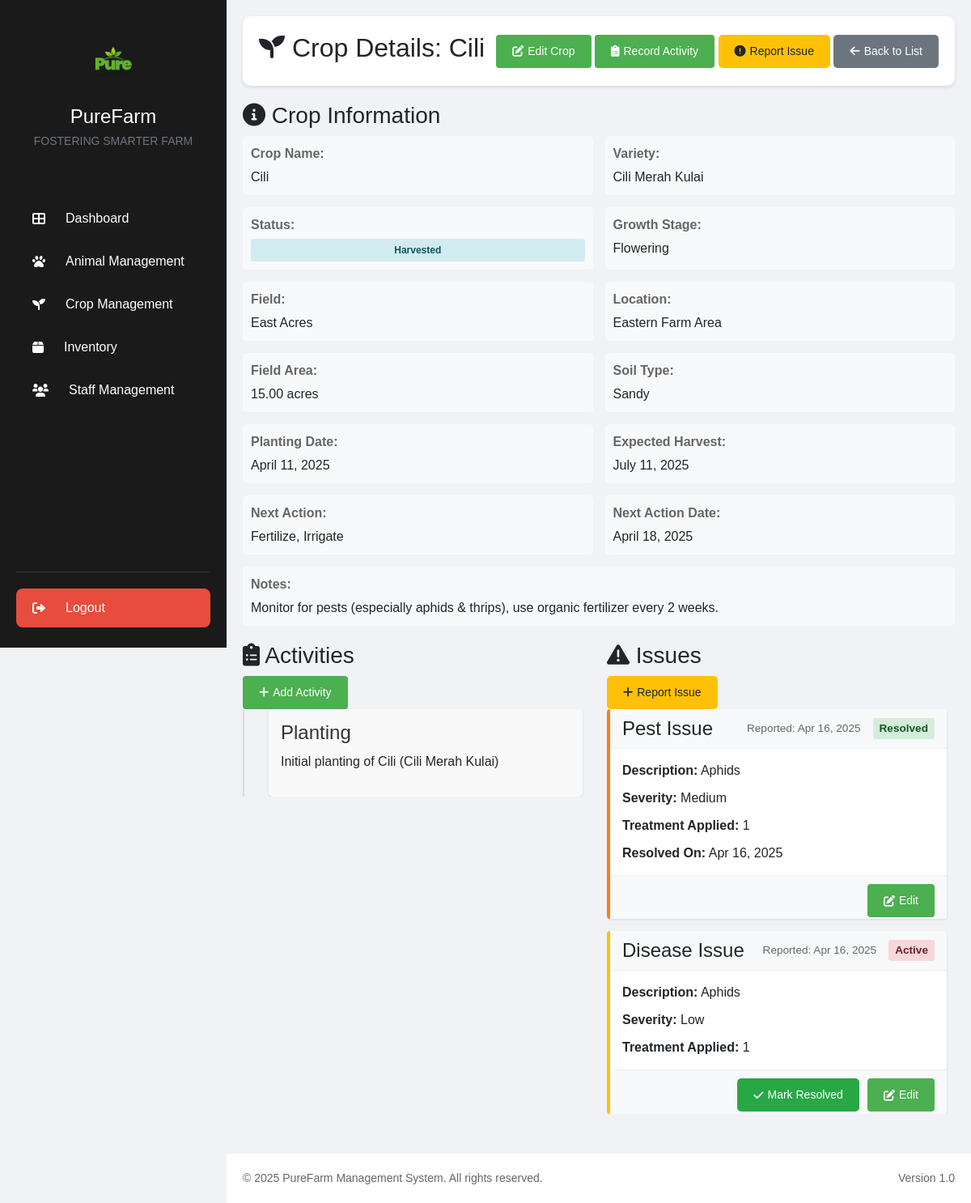
The app's page /crop_details.php?id=1 (signed in) with its own data.
### tables this page shows
CREATE TABLE `crops` (
  `id` int(11) NOT NULL,
  `crop_name` varchar(100) NOT NULL,
  `variety` varchar(100) DEFAULT NULL,
  `field_id` int(11) DEFAULT NULL,
  `planting_date` date NOT NULL,
  `expected_harvest_date` date DEFAULT NULL,
  `actual_harvest_date` date DEFAULT NULL,
  `growth_stage` varchar(50) DEFAULT 'seedling',
  `status` varchar(50) DEFAULT 'active' COMMENT 'active, harvested, failed',
  `next_action` varchar(100) DEFAULT NULL,
  `next_action_date` date DEFAULT NULL,
  `notes` text DEFAULT NULL,
  `created_at` timestamp NOT NULL DEFAULT current_timestamp(),
  `updated_at` timestamp NOT NULL DEFAULT current_timestamp() ON UPDATE current_timestamp()
);

CREATE TABLE `fields` (
  `id` int(11) NOT NULL,
  `field_name` varchar(100) NOT NULL,
  `location` varchar(255) NOT NULL,
  `area` decimal(10,2) NOT NULL COMMENT 'in acres/hectares',
  `soil_type` varchar(100) DEFAULT NULL,
  `last_crop` varchar(100) DEFAULT NULL,
  `notes` text DEFAULT NULL,
  `created_at` timestamp NOT NULL DEFAULT current_timestamp(),
  `updated_at` timestamp NOT NULL DEFAULT current_timestamp() ON UPDATE current_timestamp(),
  `status` varchar(20) DEFAULT 'active'
);

CREATE TABLE `crop_activities` (
  `id` int(11) NOT NULL,
  `crop_id` int(11) NOT NULL,
  `activity_type` enum('planting','irrigation','fertilization','pesticide','weeding','harvest','other') NOT NULL,
  `activity_date` date NOT NULL,
  `description` text NOT NULL,
  `quantity` decimal(10,2) DEFAULT NULL,
  `unit` varchar(20) DEFAULT NULL,
  `performed_by` int(11) DEFAULT NULL COMMENT 'staff ID',
  `notes` text DEFAULT NULL,
  `created_at` timestamp NOT NULL DEFAULT current_timestamp()
);

CREATE TABLE `crop_issues` (
  `id` int(11) NOT NULL,
  `crop_id` int(11) NOT NULL,
  `issue_type` enum('pest','disease','nutrient','other') NOT NULL,
  `description` text NOT NULL,
  `date_identified` date NOT NULL,
  `severity` enum('low','medium','high') NOT NULL,
  `affected_area` varchar(100) DEFAULT NULL,
  `treatment_applied` text DEFAULT NULL,
  `resolved` tinyint(1) DEFAULT 0,
  `resolution_date` date DEFAULT NULL,
  `notes` text DEFAULT NULL,
  `created_at` timestamp NOT NULL DEFAULT current_timestamp(),
  `updated_at` timestamp NOT NULL DEFAULT current_timestamp() ON UPDATE current_timestamp(),
  `treatment_date` date DEFAULT NULL
);

### crop_details.php (the view, shortened to what this page needs)
<?php
require_once 'includes/db.php';
$crop_id = isset($_GET['id']) ? (int)$_GET['id'] : 0;
try {
    $stmt = $pdo->prepare("
        SELECT c.*, f.field_name, f.location, f.soil_type, f.area
        FROM crops c
        LEFT JOIN fields f ON c.field_id = f.id
        WHERE c.id = :id
    ");
    $stmt->execute(['id' => $crop_id]);
    $crop = $stmt->fetch();
    $activityStmt = $pdo->prepare("
        SELECT * FROM crop_activities
        WHERE crop_id = :crop_id
        ORDER BY activity_date DESC, created_at DESC
    ");
    $activityStmt->execute(['crop_id' => $crop_id]);
    $activities = $activityStmt->fetchAll();
    $issueStmt = $pdo->prepare("
        SELECT * FROM crop_issues
        WHERE crop_id = :crop_id
        ORDER BY date_identified DESC
    ");
    $issueStmt->execute(['crop_id' => $crop_id]);
    $issues = $issueStmt->fetchAll();
} catch(PDOException $e) {
    error_log("Error fetching crop details: " . $e->getMessage());
    $_SESSION['error_message'] = 'Error retrieving crop information.';
    header('Location: crop_list.php');
    exit;
}
include 'includes/header.php';
?>
<div class="main-content">
    <div class="page-header">
        <h2><i class="fas fa-seedling"></i> Crop Details: <?php echo htmlspecialchars($crop['crop_name']); ?></h2>
        <div class="action-buttons">
            <button class="btn btn-primary" onclick="location.href='edit_crop.php?id=<?php echo $crop_id; ?>'">
                <i class="fas fa-edit"></i> Edit Crop
            </button>
            <button class="btn btn-primary" onclick="location.href='record_crop_activity.php?id=<?php echo $crop_id; ?>'">
                <i class="fas fa-clipboard-list"></i> Record Activity
            </button>
            <button class="btn btn-warning" onclick="location.href='report_issue.php?type=crop&id=<?php echo $crop_id; ?>'">
                <i class="fas fa-exclamation-circle"></i> Report Issue
            </button>
            <button class="btn btn-secondary" onclick="location.href='crop_list.php'">
                <i class="fas fa-arrow-left"></i> Back to List
            </button>
        </div>
    </div>
    <div class="content-grid">
        <div class="content-card">
            <div class="content-card-header">
                <h3><i class="fas fa-info-circle"></i> Crop Information</h3>
            </div>
            <div class="content-card-body">
                <div class="info-grid">
                    <div class="info-item">
                        <label>Crop Name:</label>
                        <span><?php echo htmlspecialchars($crop['crop_name']); ?></span>
                    </div>
                    <div class="info-item">
                        <label>Variety:</label>
                        <span><?php echo htmlspecialchars($crop['variety'] ?? 'N/A'); ?></span>
                    </div>
                    <div class="info-item">
                        <label>Status:</label>
                        <span class="status-badge status-<?php echo strtolower($crop['status']); ?>">
                            <?php echo ucfirst(htmlspecialchars($crop['status'])); ?>
                        </span>
                    </div>
                    <div class="info-item">
                        <label>Growth Stage:</label>
                        <span><?php echo ucfirst(htmlspecialchars($crop['growth_stage'])); ?></span>
                    </div>
                    <div class="info-item">
                        <label>Field:</label>
                        <span><?php echo htmlspecialchars($crop['field_name']); ?></span>
                    </div>
                    <div class="info-item">
                        <label>Location:</label>
                        <span><?php echo htmlspecialchars($crop['location']); ?></span>
                    </div>
                    <div class="info-item">
                        <label>Field Area:</label>
                        <span><?php echo htmlspecialchars($crop['area']); ?> acres</span>
                    </div>
                    <div class="info-item">
                        <label>Soil Type:</label>
                        <span><?php echo htmlspecialchars($crop['soil_type'] ?? 'N/A'); ?></span>
                    </div>
                    <div class="info-item">
                        <label>Planting Date:</label>
                        <span><?php echo date('F d, Y', strtotime($crop['planting_date'])); ?></span>
                    </div>
                    <div class="info-item">
                        <label>Expected Harvest:</label>
                        <span><?php echo $crop['expected_harvest_date'] ? date('F d, Y', strtotime($crop['expected_harvest_date'])) : 'N/A'; ?></span>
                    </div>
                    <div class="info-item">
                        <label>Next Action:</label>
                        <span><?php echo htmlspecialchars($crop['next_action'] ?? 'None planned'); ?></span>
                    </div>
                    <?php if ($crop['next_action_date']): ?>
                    <div class="info-item">
                        <label>Next Action Date:</label>
                        <span><?php echo date('F d, Y', strtotime($crop['next_action_date'])); ?></span>
                    </div>
                    <?php endif; ?>
                    <div class="info-item span-2">
                        <label>Notes:</label>
                        <span><?php echo nl2br(htmlspecialchars($crop['notes'] ?? 'No notes available.')); ?></span>
                    </div>
                </div>
            </div>
        </div>
        <div class="content-card">
            <div class="content-card-header">
                <h3><i class="fas fa-clipboard-list"></i> Activities</h3>
                <button class="btn btn-sm btn-primary" onclick="location.href='record_crop_activity.php?id=<?php echo $crop_id; ?>'">
                    <i class="fas fa-plus"></i> Add Activity
                </button>
            </div>
            <div class="content-card-body">
                <?php if (empty($activities)): ?>
                    <p class="text-center">No activities recorded yet.</p>
                <?php else: ?>
                    <div class="timeline">
                        <?php foreach ($activities as $activity): ?>
                            <div class="timeline-item">
                                <div class="timeline-content">
                                    <h4><?php echo ucfirst(htmlspecialchars($activity['activity_type'])); ?></h4>
                                    <p><?php echo htmlspecialchars($activity['description']); ?></p>
                                </div>
                            </div>
                        <?php endforeach; ?>
                    </div>
                <?php endif; ?>
            </div>
        </div>
        <div class="content-card">
            <div class="content-card-header">
                <h3><i class="fas fa-exclamation-triangle"></i> Issues</h3>
                <button class="btn btn-sm btn-warning" onclick="location.href='report_issue.php?type=crop&id=<?php echo $crop_id; ?>'">
                    <i class="fas fa-plus"></i> Report Issue
                </button>
            </div>
            <div class="content-card-body">
                <?php if (empty($issues)): ?>
                    <p class="text-center">No issues reported yet.</p>
                <?php else: ?>
                    <div class="issue-list">
                        <?php foreach ($issues as $issue): ?>
                            <div class="issue-item severity-<?php echo htmlspecialchars($issue['severity']); ?>">
                                <div class="issue-header">
                                    <h4><?php echo ucfirst(htmlspecialchars($issue['issue_type'])); ?> Issue</h4>
                                    <span class="issue-date">Reported: <?php echo date('M d, Y', strtotime($issue['date_identified'])); ?></span>
                                    <span class="issue-status <?php echo $issue['resolved'] ? 'resolved' : 'active'; ?>">
                                        <?php echo $issue['resolved'] ? 'Resolved' : 'Active'; ?>
                                    </span>
                                </div>
                                <div class="issue-body">
                                    <p><strong>Description:</strong> <?php echo htmlspecialchars($issue['description']); ?></p>
                                    <p><strong>Severity:</strong> <?php echo ucfirst(htmlspecialchars($issue['severity'])); ?></p>
                                    <?php if ($issue['treatment_applied']): ?>
                                    <p><strong>Treatment Applied:</strong> <?php echo htmlspecialchars($issue['treatment_applied']); ?></p>
                                    <?php endif; ?>
                                    <?php if ($issue['resolved']): ?>
                                    <p><strong>Resolved On:</strong> <?php echo date('M d, Y', strtotime($issue['resolution_date'])); ?></p>
                                    <?php endif; ?>
                                </div>
                                <div class="issue-actions">
                                    <?php if (!$issue['resolved']): ?>
                                    <a href="resolve_issue.php?id=<?php echo $issue['id']; ?>" class="btn btn-sm btn-success">
                                        <i class="fas fa-check"></i> Mark Resolved
                                    </a>
                                    <?php endif; ?>
                                    <a href="edit_issue.php?id=<?php echo $issue['id']; ?>" class="btn btn-sm btn-primary">
                                        <i class="fas fa-edit"></i> Edit
                                    </a>
                                </div>
                            </div>
                        <?php endforeach; ?>
                    </div>
                <?php endif; ?>
            </div>
        </div>
    </div>
</div>
<?php include 'includes/footer.php'; ?>

### assets/css/styles.css (style rules this page uses)
* { margin: 0; padding: 0; box-sizing: border-box; font-family: Arial, sans-serif; }
body { background-color: #f0f2f5; }
.main-content { flex: 1; margin-left: 280px; padding: 20px; }
.page-header { display: flex; justify-content: space-between; align-items: center; margin-bottom: 20px; padding: 20px; background: white; border-radius: 10px; box-shadow: 0 2px 4px rgba(0,0,0,0.1); }
.btn { padding: 10px 20px; border: none; border-radius: 5px; cursor: pointer; font-size: 14px; display: inline-flex; align-items: center; gap: 5px; }
.btn-primary { background: #4CAF50; color: white; }
.btn-secondary { background: #6c757d; color: white; }
.main-content { flex: 1; margin-left: 280px; padding: 20px; padding-bottom: 80px; }
.btn-primary { background: #4CAF50; color: white; border: none; padding: 10px 20px; border-radius: 4px; cursor: pointer; font-size: 14px; transition: background 0.3s ease; }

### assets/css/tables.css (style rules this page uses)
.info-grid { display: grid; grid-template-columns: repeat(auto-fit, minmax(200px, 1fr)); gap: 20px; }
.info-item { padding: 10px; background: #f8f9fa; border-radius: 5px; }

### assets/css/components.css (style rules this page uses)
.status-badge { padding: 5px 10px; border-radius: 15px; font-size: 12px; display: inline-block; }

### crop_details.php (style rules this page uses)
.content-grid { display: grid; grid-template-columns: 1fr; gap: 20px; margin-bottom: 30px; }
.info-grid { display: grid; grid-template-columns: repeat(2, 1fr); gap: 15px; }
.info-item { display: flex; flex-direction: column; }
.info-item.span-2 { grid-column: span 2; }
.info-item label { font-weight: 600; margin-bottom: 5px; color: #666; }
.status-badge { display: inline-block; padding: 5px 10px; border-radius: 4px; font-weight: 600; text-align: center; }
.status-harvested { background-color: #d1ecf1; color: #0c5460; }
.timeline { position: relative; max-height: 500px; overflow-y: auto; padding-right: 10px; }
.timeline-item { position: relative; padding-left: 30px; margin-bottom: 20px; border-left: 2px solid #ddd; }
.timeline-item:last-child { margin-bottom: 0; }
.timeline-content { background-color: #f9f9f9; padding: 15px; border-radius: 5px; box-shadow: 0 1px 3px rgba(0,0,0,0.1); }
.timeline-content h4 { margin-top: 0; margin-bottom: 10px; color: #333; }
.issue-list { display: flex; flex-direction: column; gap: 15px; max-height: 500px; overflow-y: auto; padding-right: 10px; }
.issue-item { border-left: 4px solid #ddd; border-radius: 4px; box-shadow: 0 1px 3px rgba(0,0,0,0.1); overflow: hidden; }
.issue-item.severity-low { border-left-color: #ffc107; }
.issue-item.severity-medium { border-left-color: #fd7e14; }
.issue-header { display: flex; justify-content: space-between; align-items: center; background-color: #f8f9fa; padding: 10px 15px; border-bottom: 1px solid #eee; }
.issue-header h4 { margin: 0; flex-grow: 1; }
.issue-date { font-size: 0.85rem; color: #666; margin-right: 15px; }
.issue-status { display: inline-block; padding: 3px 8px; border-radius: 3px; font-size: 0.85rem; font-weight: 600; }
.issue-status.active { background-color: #f8d7da; color: #721c24; }
.issue-status.resolved { background-color: #d4edda; color: #155724; }
.issue-body { padding: 15px; background-color: #fff; }
.issue-body p { margin: 0 0 10px; }
.issue-body p:last-child { margin-bottom: 0; }
.issue-actions { display: flex; justify-content: flex-end; gap: 10px; padding: 10px 15px; background-color: #f8f9fa; border-top: 1px solid #eee; }
@media (min-width: 992px) { .content-grid { grid-template-columns: 1fr 1fr; } }
@media (min-width: 992px) { .content-grid > .content-card:first-child { grid-column: span 2; } }

### records on screen
crops: crop_name "Cili", variety "Cili Merah Kulai", status "Harvested", growth_stage "Flowering", field.field_name "East Acres", field.location "Eastern Farm Area", field.area "15.00", field.soil_type "Sandy", planting_date "April 11, 2025", expected_harvest_date "July 11, 2025", next_action "Fertilize, Irrigate", next_action_date "April 18, 2025", notes "Monitor for pests (especially aphids & thrips), use organic fertilizer every 2 weeks."
crop_activities: activity_type "Planting", description "Initial planting of Cili (Cili Merah Kulai)"
crop_issues: issue_type "Pest", date_identified "Apr 16, 2025", resolved "Resolved", description "Aphids", severity "Medium", treatment_applied "1", resolution_date "Apr 16, 2025"
crop_issues: issue_type "Disease", date_identified "Apr 16, 2025", resolved "Active", description "Aphids", severity "Low", treatment_applied "1"
